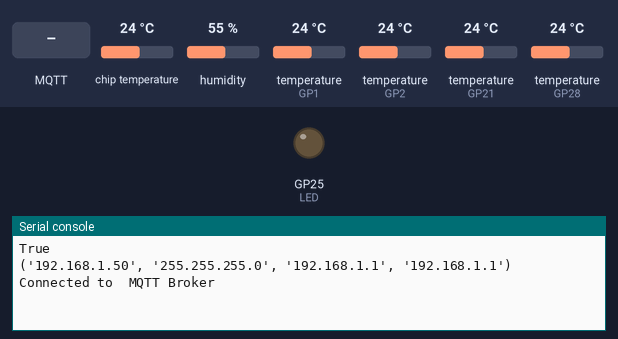
Recording of a program running on a simulated Raspberry Pi Pico running MicroPython. Shown: output pins drawn as LEDs (lit = HIGH), the last lines printed to the serial console. The inputs (shaded band) are chosen by the test bench; at power-on: chip temperature 24 °C, humidity 55 %, temperature (sensors on GP1, GP2, GP21, GP28) 24 °C. WiFi joins after 1.5 s; no MQTT or app messages arrive unless stated; the clock reads 2024-03-15 10:24:30 at power-on unless the program sets it.

Above: at 6.4 s.
6.5 s: MQTT message "1" arrives on the first subscribed topic
At 7.6 s:
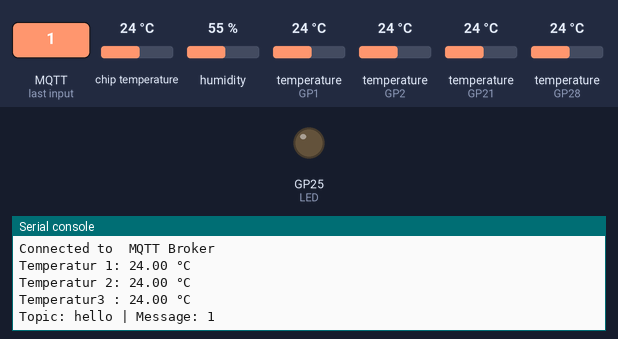
9.2 s: MQTT message "on" arrives on the first subscribed topic
At 10.7 s:
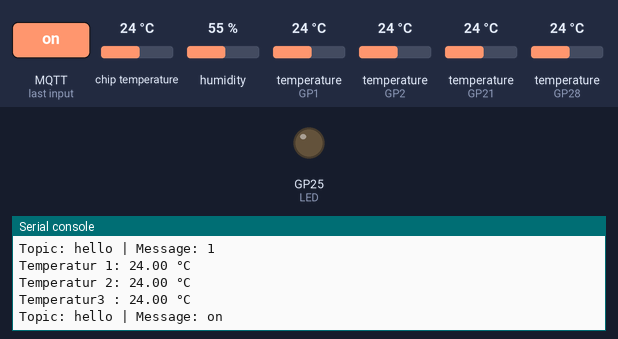
12.8 s: MQTT message "off" arrives on the first subscribed topic
At 14.6 s:
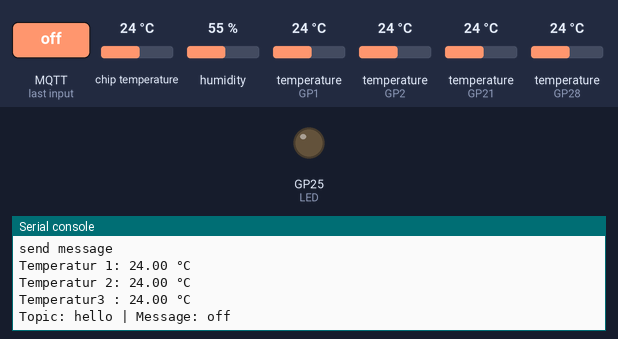
Timing chart, 0 to 16.1 s (numbered marks = the images above; inputs shaded):
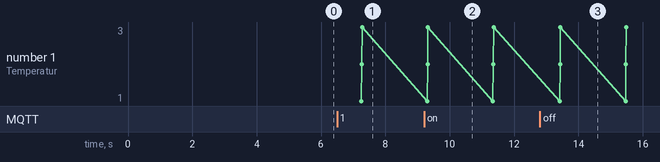

The program:

raspberry_pico_temp.py
```python
# YOU NEED TO IMPORT SOME OTHER LIBARYS FOR THIS

import network
import time
from machine import Pin
from umqtt.simple import MQTTClient
from machine import ADC, Pin
from dht11 import DHT11, InvalidChecksum
import onewire, ds18x20, time


wlan = network.WLAN(network.STA_IF)
wlan.active(True)
wlan.connect("open_plotter", "password_for_wifi")
time.sleep(5)
print(wlan.isconnected())
print(wlan.ifconfig())

adc = machine.ADC(4)
LED = machine.Pin("LED", machine.Pin.OUT)
pin = machine.Pin(28, Pin.OUT, Pin.PULL_DOWN)
sensor = DHT11(pin)

ow1 = onewire.OneWire(machine.Pin(2))  # Anslutning för första sensorn
ow2 = onewire.OneWire(machine.Pin(21))  # Anslutning för andra sensorn
ow3 = onewire.OneWire(machine.Pin(1))  # Anslutning för andra sensorn

temp_sensor1 = ds18x20.DS18X20(ow1)  # Första sensorn
temp_sensor2 = ds18x20.DS18X20(ow2)  # Andra sensorn
temp_sensor3 = ds18x20.DS18X20(ow3)  # Andra sensorn

devices1 = temp_sensor1.scan()  # Upptäckta enheter för första sensorn
devices2 = temp_sensor2.scan()  # Upptäckta enheter för andra sensorn
devices3 = temp_sensor3.scan()  # Upptäckta enheter för andra sensorn

#Topic in this case will be hello
topic_pub = 'hello'
topic_send = 'temp_pico'

# Setup for the mqqt broker
mqtt_server = ''
client_id = ''
user_t = ''
password_t = ''

last_message = 0
message_interval = 5
counter = 0

# the following will set the seconds between 2 keep alive messages
keep_alive = 5

#MQTT connect
def mqtt_connect():
    client = MQTTClient(client_id, mqtt_server, user=user_t, password=password_t, keepalive=60)
    client.connect()
    print('Connected to %s MQTT Broker'%(mqtt_server))
    return client

#reconnect & reset
def reconnect():
    print('Failed to connected to MQTT Broker. Reconnecting...')
    time.sleep(5)
    machine.reset()

# This code is executed once a new message is published
def new_message_callback(topic, msg):
    topic , msg=topic.decode('ascii') , msg.decode('ascii')
    print("Topic: "+topic+" | Message: "+msg)

try:
    client = mqtt_connect()
    client.set_callback(new_message_callback)
    client.subscribe(topic_pub.encode('utf-8'))

except OSError as e:
    reconnect()

last_message = time.time()
# Main loop
while True:
    try:
        temp_sensor1.convert_temp()  # Konvertera temperatur för första sensorn
        temp_sensor2.convert_temp()  # Konvertera temperatur för andra sensorn
        temp_sensor3.convert_temp()  # Konvertera temperatur för andra sensorn

        time.sleep_ms(2000)  # Vänta på konvertering

        # Läs av temperaturvärden från första sensorn
        for device in devices1:
            temp = temp_sensor1.read_temp(device)
            print("Temperatur 1: {:.2f} °C".format(temp))
            client.publish("temp_motor", str(temp))

        # Läs av temperaturvärden från andra sensorn
        for device in devices2:
            temp = temp_sensor2.read_temp(device)
            print("Temperatur 2: {:.2f} °C".format(temp))
            client.publish("temp_olja", str(temp))

        for device in devices3:
            temp = temp_sensor3.read_temp(device)
            print("Temperatur3 : {:.2f} °C".format(temp))
            client.publish("temp_avgas", str(temp))

        client.check_msg()
        time.sleep(0.0001)
        if (time.time() - last_message) > keep_alive:
            ADC_voltage = adc.read_u16() * (3.3 / 65535)
            temperature_celsius = 27 - (ADC_voltage - 0.706) / 0.001721
            temp_fahrenheit = 32 + (1.8 * temperature_celsius)
            client.publish(topic_send, str(round(temperature_celsius, 1)))
            last_message = time.time()
            print("send message")
            t = sensor.temperature
            h = sensor.humidity
            sensor.measure()
            client.publish("temp_motorrum", str(sensor.temperature))
            client.publish("hum_motorrum", str(sensor.humidity))

    except OSError as e:
        print(e)
        reconnect()
        pass

client.disconnect()
```

Measured:
- after the input at 6.5 s, the serial console: prints a new line after 0.78 s (image 1)
- after the input at 9.2 s, the serial console: prints a new line after 0.12 s (image 2)
- after the input at 12.8 s, the serial console: prints a new line after 0.64 s (image 3)
